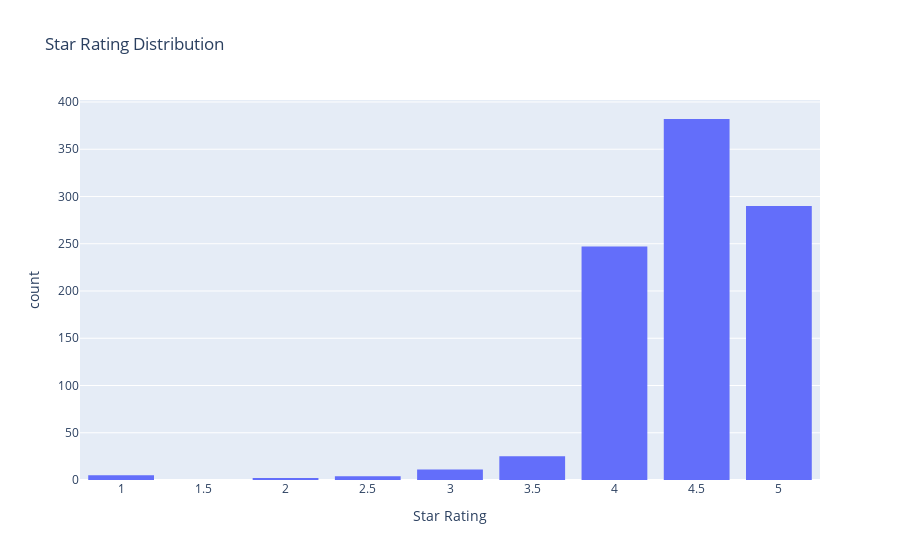

Notebook code for this chart:
### Code cell
fig = px.histogram(
    df,
    x="star_rating",
    title="Star Rating Distribution",
    labels={"star_rating": "Star Rating"},
    category_orders={"star_rating": sorted(df["star_rating"].dropna().unique())}
)
fig.update_layout(bargap=0.2)
fig.show()

### Figure 1 — Plotly figure (JSON) as saved in the notebook; plotly's stock layout.template omitted (floating-point values rounded to 4 significant figures; data arrays with more than 128 entries replaced by an {"elided": "..."} marker saying what was removed)
{"data": [{"alignmentgroup": "True", "bingroup": "x", "hovertemplate": "Star Rating=%{x}<br>count=%{y}<extra></extra>", "legendgroup": "", "marker": {"color": "#636efa", "pattern": {"shape": ""}}, "name": "", "offsetgroup": "", "orientation": "v", "showlegend": false, "type": "histogram", "x": {"elided": "966 float values"}, "xaxis": "x", "yaxis": "y"}], "layout": {"bargap": 0.2, "barmode": "relative", "legend": {"tracegroupgap": 0}, "title": {"text": "Star Rating Distribution"}, "xaxis": {"anchor": "y", "categoryarray": [1, 2, 2.5, 3, 3.5, 4, 4.5, 5], "categoryorder": "array", "domain": [0, 1], "title": {"text": "Star Rating"}}, "yaxis": {"anchor": "x", "domain": [0, 1], "title": {"text": "count"}}}}
